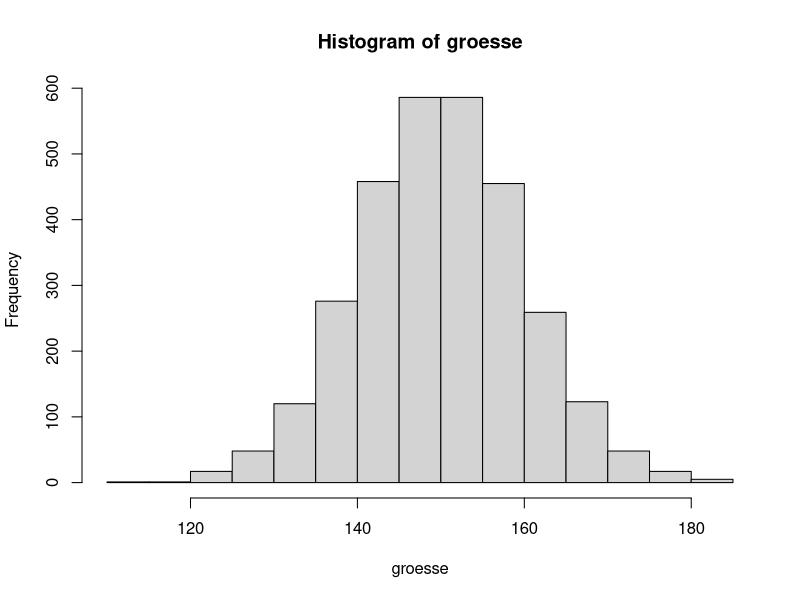
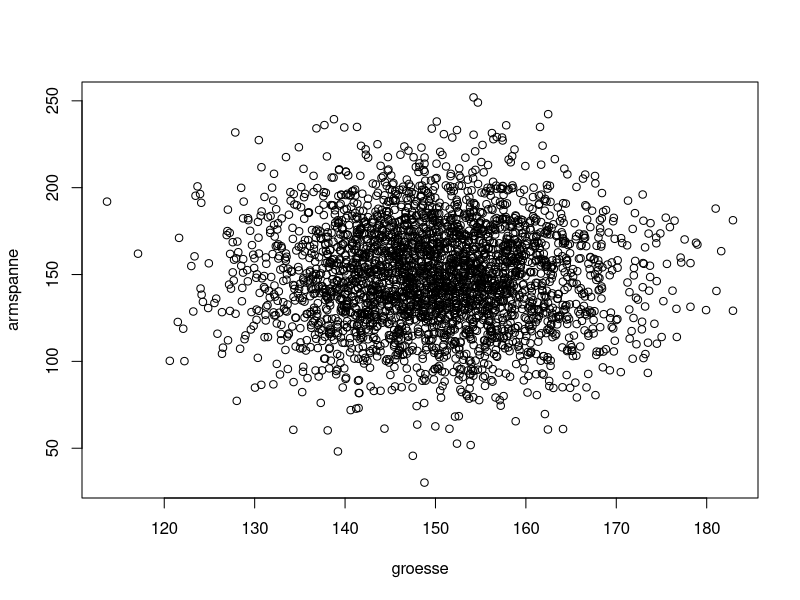
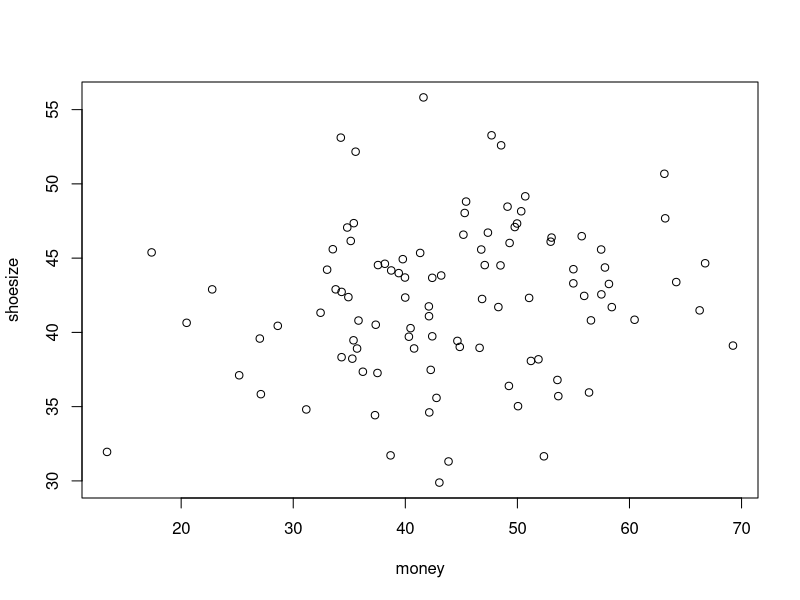

The R script that drew these images, in order:
x = c(1,3,5)
sd(x)

x = c(1,2,3,4,5)
y = c(1.2, 2.3, 3.1, 4.2, 5.1)
z1 = scale(x)
z2 = scale(y)
sum(z1*z2)/(length(x)-1)
cor(x,y)

### Random
n = 3
x = rnorm(n)
y = rnorm(n) #x hat keinen Einfluss auf y
cor(x,y)

n = 1000
for (i in 1:10) {
  print(cor(rnorm(n), rnorm(n))) 
}



### Random
n = 3000
groesse = rnorm(n, 150, 10)
hist(groesse)
armspanne =  rnorm(n, 150, 30)
plot(groesse, armspanne)
cor(groesse, armspanne)


### Random
n = 30000
x = rnorm(n)
y = rnorm(n) #x hat keinen Einfluss auf y
#plot(x,y) 
cor(rnorm(n), rnorm(n))

n = 3000
for (i in 1:10) {
  print(cor(rnorm(n), rnorm(n))) 
}



##########$
#Simulations
n = 30000
x = rnorm(n)
y = x + rnorm(n) #x hat keinen Einfluss auf y
#plot(x,y) 
cor(x,y)



####Schuhgrösse gegen Alter
n = 100
gender = sample(c('F', 'M'), n, replace = TRUE)
shoesize = rnorm(n, 45, 4)
n_f = sum(gender == 'F')
shoesize[gender == 'F'] = rnorm(n_f, 40, 4)

money = rnorm(n, 50, 10)
money[gender == 'F'] = rnorm(n_f, 40,10)

plot(money, shoesize)
cor(money, shoesize)


######### Personen
H = 350000
P = 0.5*H + 2*0.28*H + 3*0.117*H + 4*0.082*H + 5*0.027*H
PAlleine = 0.5*H

(PAlleine) / P
